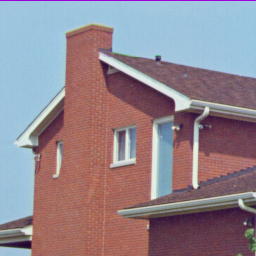
#> input picture 02_Image_Processing/Python/01_Segmentation/images/4.1.05.tiff, 256 x 256 px
$ python 10_adaptive_threshold.py
#> lines starting #> are read from the running program, lines starting #| are printed output that depends on the picture; after the words box and inside, x2 and y2 are one past the last pixel; in counts of white or black regions, pixels touching at a corner belong together
import cv2 as cv
import matplotlib.pyplot as plt
import numpy as np

def main():
    img = cv.imread('images/4.1.05.tiff',0)
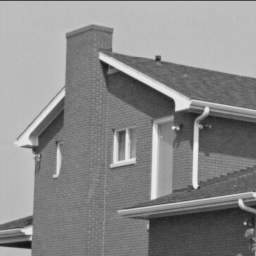
#> img: shape (256, 256); min 17, max 239, mean 138.1

    block_size = 215
    constant = 4

    th1 = cv.adaptiveThreshold(img,255,cv.ADAPTIVE_THRESH_MEAN_C, cv.THRESH_BINARY, block_size, constant )
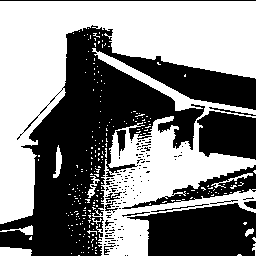
#> th1: shape (256, 256); 51.9% white; 137 black regions (122 under 20 px), largest, box (x1, y1, x2, y2) and area: (0, 25, 256, 256) 21462, (127, 203, 256, 256) 5013, (197, 111, 256, 160) 2326
    th2 = cv.adaptiveThreshold(img,255,cv.ADAPTIVE_THRESH_GAUSSIAN_C, cv.THRESH_BINARY, block_size, constant )
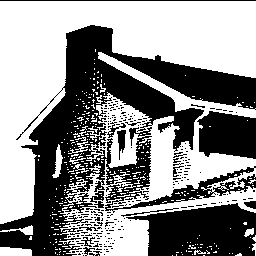
#> th2: shape (256, 256); 55.6% white; 258 black regions (239 under 20 px), largest, box (x1, y1, x2, y2) and area: (0, 25, 256, 256) 20155, (126, 203, 256, 256) 4867, (197, 111, 256, 159) 2282

    images = [img, th1, th2]
    titles = ['Original','Mean', 'Gaussian']

    for i in range(len(images)):
        plt.subplot(1,3,i+1)
        plt.imshow(images[i], cmap="gray")
        plt.xticks([])
        plt.yticks([])
        plt.title(titles[i])
#> this loop made 3 passes
    plt.show()
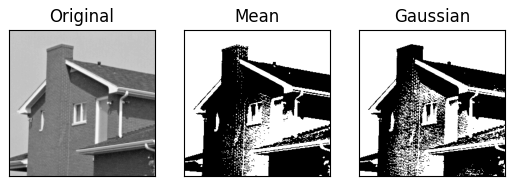
#> figure drawn by matplotlib, 3 panels

if __name__ == "__main__":
    main()

$ run again, with 02_Image_Processing/Python/01_Segmentation/images/4.1.03.tiff copied over 02_Image_Processing/Python/01_Segmentation/images/4.1.05.tiff
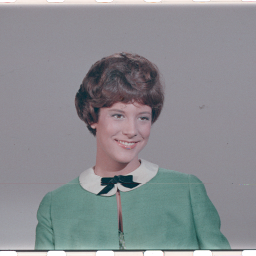
#> input picture 02_Image_Processing/Python/01_Segmentation/images/4.1.03.tiff, 256 x 256 px
#> in main, `th1 = cv.adaptiveThreshold(img,255,cv.ADAPTIVE_THRESH_MEAN_C, cv.THRES..`:
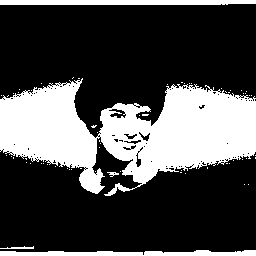
#> th1: shape (256, 256); 29.7% white; 65 white regions (60 under 20 px), largest, box (x1, y1, x2, y2) and area: (0, 78, 256, 196) 16875, (0, 0, 256, 5) 1250, (0, 250, 256, 256) 1146, (0, 246, 34, 249) 60, (107, 172, 119, 177) 31
#> th2: shape (256, 256); 51.3% white; 131 black regions (123 under 20 px), largest, box (x1, y1, x2, y2) and area: (0, 170, 256, 255) 15535, (0, 4, 256, 64) 11122, (75, 52, 165, 137) 4392
#> the loop in main, `for i in range(len(images)):` made 3 passes
#> in main, `plt.show()`:
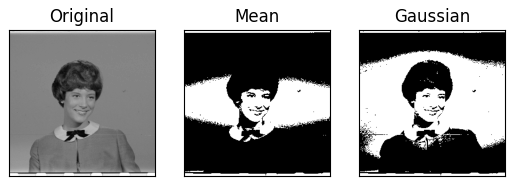
#> figure drawn by matplotlib, 3 panels
